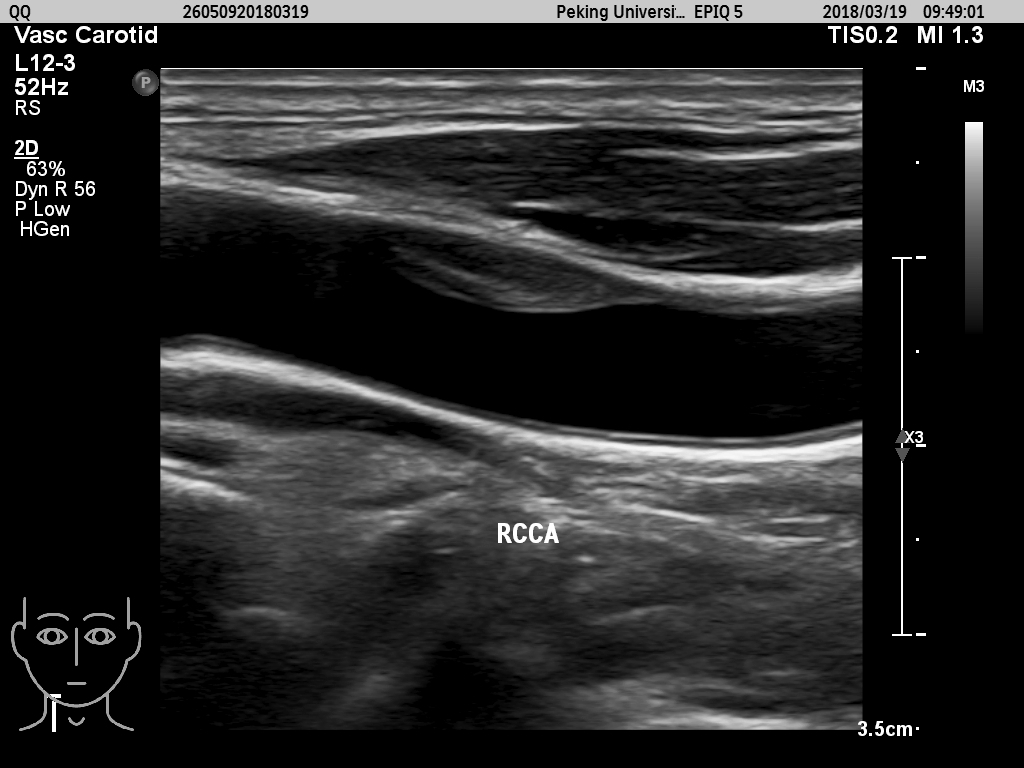
%> input picture 23.bmp, 1024 x 768 px
$ octave near_wall.m   (GNU Octave 9; MATLAB toolbox functions it lacks are replaced by stand-ins)
%> lines starting %> are read from the running program, lines starting %| are printed output that depends on the picture; in (x1, y1, x2, y2) boxes, pixels count from 0 and x2, y2 are one past the last pixel; in counts of white or black regions, pixels touching at a corner belong together; the program's own positions count from 1
f1=imread('23.bmp');
%> f1: size 768x1024 uint8; min 0, max 235, mean 36.8
f1=f1(70:730,206:818);
%> f1: size 661x613 uint8
sum_row=sum(f1,2);
%> sum_row = 661 values, max 83939 at index 15, min 170 at index 254, mean 29768
[pks,loc]=findpeaks(sum_row);
%> pks = 63 values, max 83939 at index 1, min 622 at index 22, mean 31116.2; loc = 63 values from 15 to 659
[sp,ind1]=sort(pks,'descend');
%> sp = 63 values, max 83939 at index 1, min 622 at index 63, mean 31116.2; ind1 = 63 values, max 63 at index 22, min 1 at index 1, mean 32
loc1=loc(ind1(1));
%> loc1 = 15
loc2=loc(ind1(2));
%> loc2 = 383
w=fspecial('average',3);
fa=imfilter(f1,w,'replicate');
fa=fa(min(loc1,loc2)-10:max(loc1,loc2)+10,:);
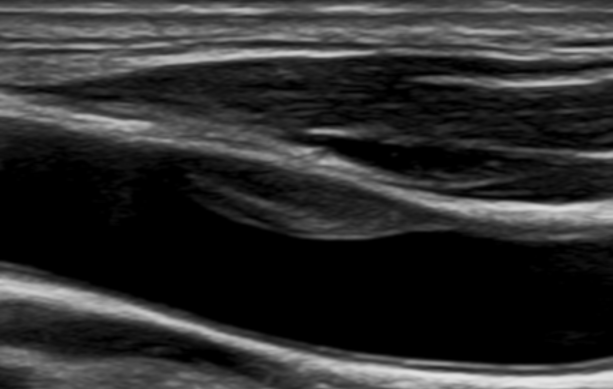
%> fa: size 389x613 uint8; min 0, max 228, mean 46
T=graythresh(fa);
%> T = 0.251
g=im2bw(fa,T);
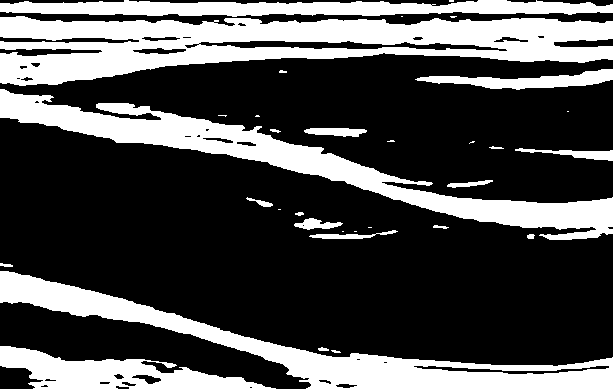
%> g: size 389x613 logical; 30.2% white; 33 white regions (13 under 20 px), largest, box (x1, y1, x2, y2) and area: (0, 16, 613, 86) 23693, (0, 89, 613, 240) 16471, (0, 271, 613, 389) 14837
g1=edge(g,'sobel','horizontal');
%> g1: size 389x613 logical; 6.7% white in thin lines or dots
g1(size(g1,1)/2:size(g1,1),:)=0;
%> g1: size 389x613 logical; 4.6% white in thin lines or dots, all inside (x1, y1, x2, y2) = (0, 0, 613, 194)
g2=imdilate(g1,ones(3,3));
%> g2: size 389x613 logical; 10.2% white; 35 white regions, largest, box (x1, y1, x2, y2) and area: (0, 10, 613, 28) 5030, (0, 87, 439, 195) 2986, (132, 35, 508, 56) 2928
[L,num]=bwlabel(g2);
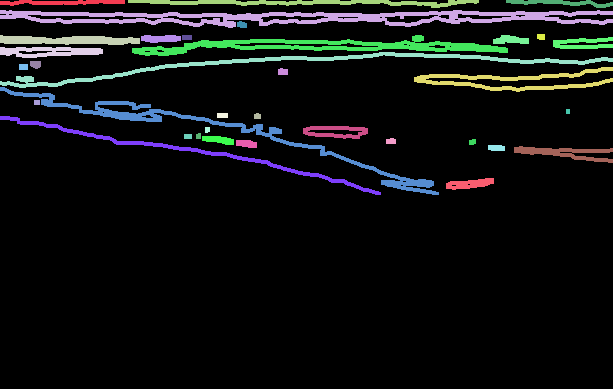
%> L: size 389x613 double; 36 distinct labels, from 0 to 35; one colour per label, 0 black
%> num = 35
len=zeros(num,1);
for i=1:num
    idx{i}=find(L==i);
    len(i)=length(idx{i});
end
%> this loop made 35 passes
%> after the loop, idx = 35 items; len = 35 values, max 5030 at index 2, min 20 at index 35, mean 697.9
[sl,id1]=sort(len,'descend');
%> sl = 35 values, max 5030 at index 1, min 20 at index 35, mean 697.9; id1 = 35 values, max 35 at index 35, min 1 at index 12, mean 18
len_av=mean(len);
%> len_av = 697.9
is_large=sl>=mean(len);
%> is_large = 35 logical values, 10 true
id1_large=id1.*is_large;
%> id1_large = 35 values, max 32 at index 10, min 0 at index 11, mean 3.09
g3=zeros(size(g2));
for i=1:length(id1_large)
    if id1_large(i)>0
        g3(idx{id1(i)})=1;
    end
end
g4=bwmorph(g3,'thin',inf);
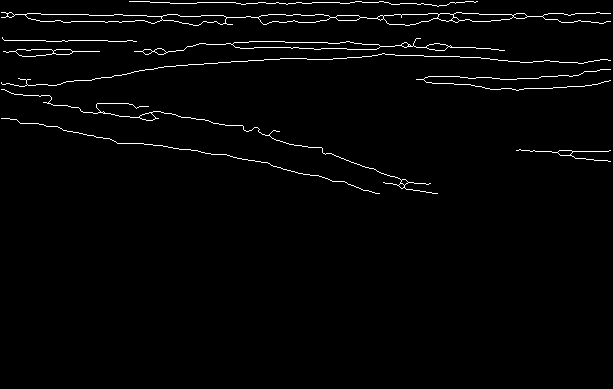
%> g4: size 389x613 logical; 1.9% white in thin lines or dots, all inside (x1, y1, x2, y2) = (1, 1, 611, 194)
g5=zeros(size(g4));
for i=1:size(g4,2)
    col_vec=g4(:,i);
    m=max(col_vec);
    if m==1
        id2=find(col_vec==1);
        g5(max(id2),i)=1;
    end
end
%> this loop made 613 passes
%> (m, id2) on passes 2 to 13: (true, [13; 18; 83; 84; 90; 119]), (true, [13; 18; 38; 39; 85; 90; 119]), (true, [13; 18; 40; 52; 85; 90; 119]), (true, [13; 18; 41; 52; 85; 90; 119]), (true, [13; 18; 41; 52; 85; 91; 119]), (true, [14; 17; 41; 53; 84; 91; 119]), (true, [14; 15; 16; 17; 41; 53; 84; 92; 119]), (true, [14; 17; 41; 53; 84; 92; 119]), (true, [13; 18; 41; 52; 84; 93; 119]), (true, [13; 18; 41; 52; 85; 93; 120]), (true, [13; 18; 41; 52; 85; 94; 120]), (true, [14; 17; 41; 52; 85; 94; 120])
%> m on pass 1: false
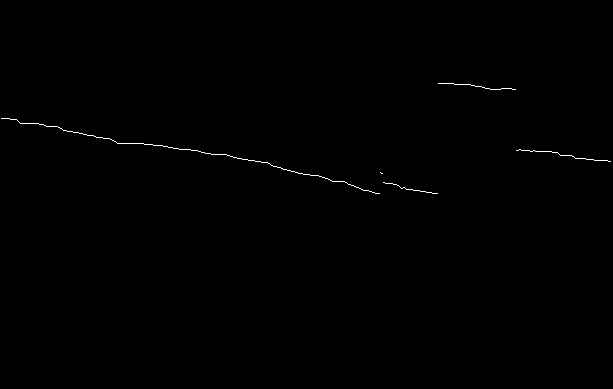
%> g5: size 389x613 double; values 0 (black) and 1 (white), 0.26% white in thin lines or dots, all inside (x1, y1, x2, y2) = (1, 83, 611, 194)
%> after the loop, id2 = [14; 22; 61; 70; 81; 151; 162]
g6=zeros(size(f1));
g6(min(loc1,loc2)-10:max(loc1,loc2)+10,:)=g5;
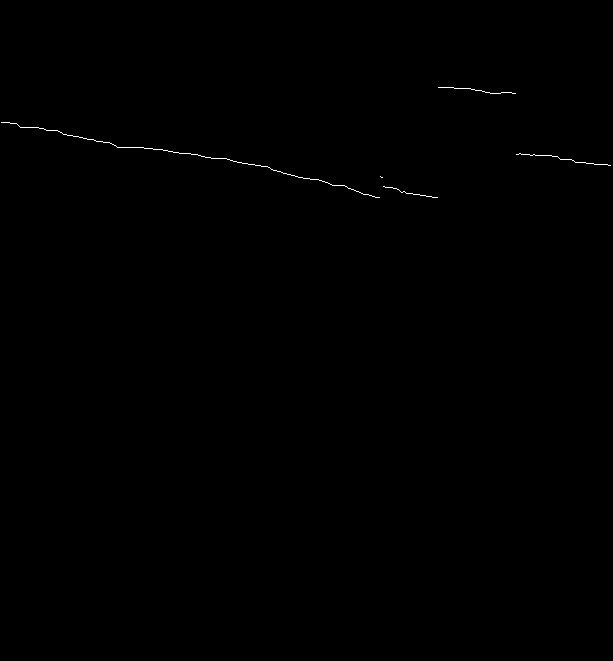
%> g6: size 661x613 double; values 0 (black) and 1 (white), 0.15% white in thin lines or dots, all inside (x1, y1, x2, y2) = (1, 87, 611, 198)
[r2,c2]=find(g6==1);
%> r2 = 610 values from 88 to 198; c2 = 610 values from 2 to 611
imshow(f1);
hold on
plot(c2,r2,'r');
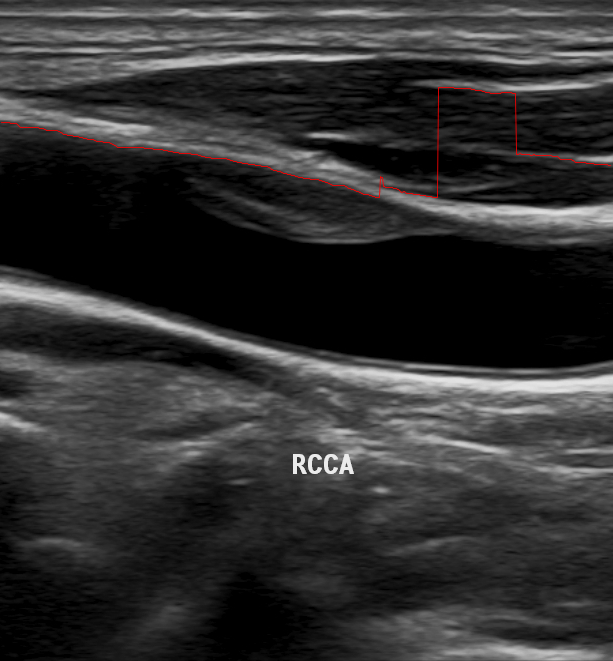
%> figure redrawn from the program's plot data

$ run again, with 10.bmp copied over 23.bmp
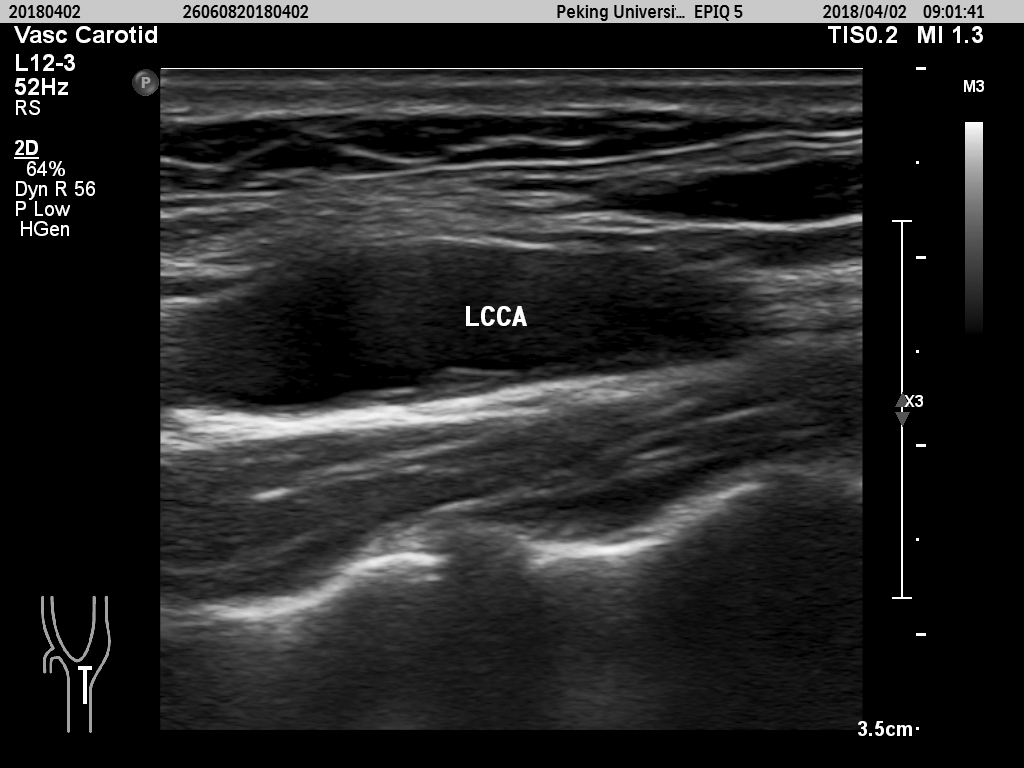
%> input picture 10.bmp, 1024 x 768 px
%> sum_row = 661 values, max 73829 at index 350, min 7751 at index 60, mean 28267.7
%> pks = 73 values, max 73829 at index 30, min 9461 at index 25, mean 27110.3; loc = 73 values from 15 to 660
%> sp = 73 values, max 73829 at index 1, min 9461 at index 73, mean 27110.3; ind1 = 73 values, max 73 at index 64, min 1 at index 4, mean 37
%> loc1 = 350
%> loc2 = 159
%> T = 0.306
%> g: size 212x613 logical; 17.8% white; 42 white regions (14 under 20 px), largest, box (x1, y1, x2, y2) and area: (0, 150, 511, 212) 12945, (205, 0, 613, 17) 4011, (192, 15, 377, 33) 1321
%> g2: size 212x613 logical; 7.6% white; 24 white regions (1 under 20 px), largest, box (x1, y1, x2, y2) and area: (151, 0, 613, 35) 4530, (380, 0, 613, 13) 1244, (529, 46, 613, 78) 1076
%> L: size 212x613 double; 25 distinct labels, from 0 to 24
%> num = 24
%> the loop `for i=1:num` made 24 passes
%> after the loop `for i=1:num`: idx = 24 items; len = 24 values, max 4530 at index 11, min 12 at index 16, mean 410.4
%> sl = 24 values, max 4530 at index 1, min 12 at index 24, mean 410.4; id1 = 24 values, max 24 at index 23, min 1 at index 4, mean 12.5
%> len_av = 410.4
%> is_large = 24 logical values, 5 true
%> id1_large = 24 values, max 23 at index 5, min 0 at index 6, mean 3.21
%> the loop `for i=1:length(id1_large)` made 24 passes
%> g4: size 212x613 logical; 1.4% white in thin lines or dots, all inside (x1, y1, x2, y2) = (1, 1, 611, 104)
%> the loop `for i=1:size(g4,2)` made 613 passes
%> (m, id2) on passes 2 to 9: (true, [28; 60]), (true, [28; 60]), (true, [28; 44; 45; 60]), (true, [27; 43; 46; 60]), (true, [27; 43; 46; 61]), (true, [26; 42; 47; 61]), (true, [26; 42; 48; 61]), (true, [25; 42; 48; 62])
%> after the loop `for i=1:size(g4,2)`:
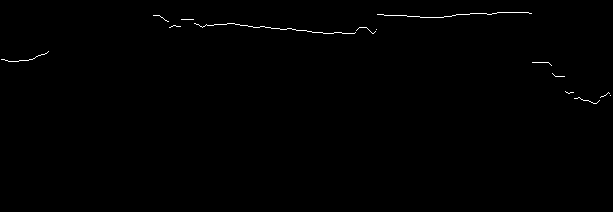
%> g5: size 212x613 double; values 0 (black) and 1 (white), 0.39% white in thin lines or dots, all inside (x1, y1, x2, y2) = (1, 12, 611, 104)
%> after the loop `for i=1:size(g4,2)`: id2 = [6; 13; 49; 70; 83; 95; 96]
%> g6: size 661x613 double; values 0 (black) and 1 (white), 0.12% white in thin lines or dots, all inside (x1, y1, x2, y2) = (1, 160, 611, 252)
%> r2 = 506 values from 161 to 252; c2 = 506 values from 2 to 611
%> `plot(c2,r2,'r');`:
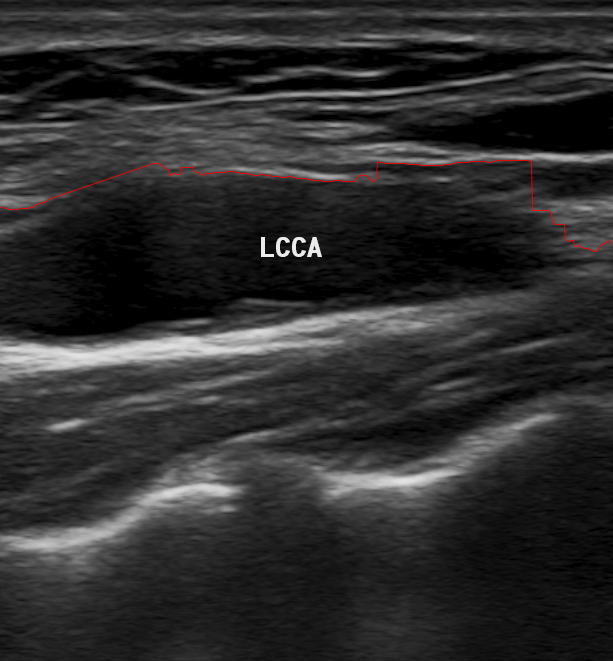
%> figure redrawn from the program's plot data

$ run again, with 11.bmp copied over 23.bmp
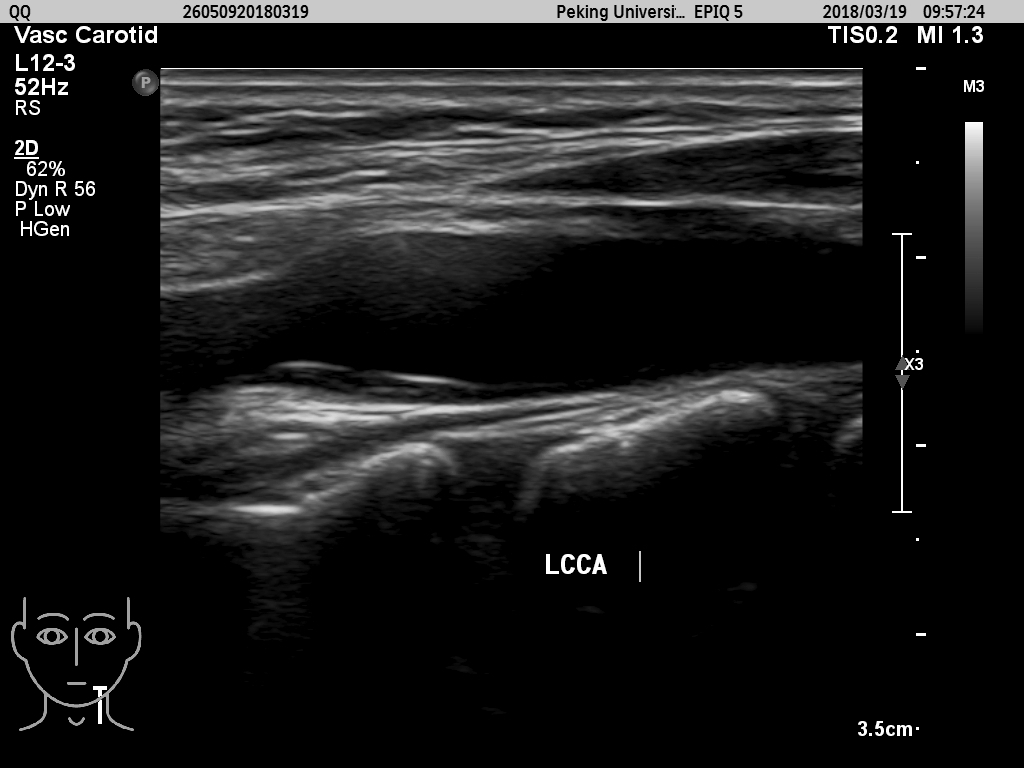
%> input picture 11.bmp, 1024 x 768 px
%> sum_row = 661 values, max 85711 at index 15, min 0 at index 574, mean 19363.9
%> pks = 79 values, max 85711 at index 2, min 1 at index 65, mean 15925.4; loc = 79 values from 10 to 651
%> sp = 79 values, max 85711 at index 1, min 1 at index 78, mean 15925.4; ind1 = 79 values, max 79 at index 74, min 1 at index 8, mean 40
%> loc1 = 15
%> loc2 = 338
%> T = 0.22
%> g: size 344x613 logical; 37% white; 22 white regions (7 under 20 px), largest, box (x1, y1, x2, y2) and area: (0, 41, 613, 200) 41757, (0, 0, 613, 64) 19148, (0, 296, 613, 344) 14574
%> g2: size 344x613 logical; 14.1% white; 45 white regions, largest, box (x1, y1, x2, y2) and area: (135, 12, 613, 27) 3898, (0, 39, 613, 91) 3531, (0, 29, 613, 65) 3020
%> L: size 344x613 double; 46 distinct labels, from 0 to 45
%> num = 45
%> the loop `for i=1:num` made 45 passes
%> after the loop `for i=1:num`: idx = 45 items; len = 45 values, max 3898 at index 21, min 20 at index 22, mean 659.8
%> sl = 45 values, max 3898 at index 1, min 20 at index 44, mean 659.8; id1 = 45 values, max 45 at index 26, min 1 at index 6, mean 23
%> len_av = 659.8
%> is_large = 45 logical values, 13 true
%> id1_large = 45 values, max 32 at index 4, min 0 at index 14, mean 3.84
%> the loop `for i=1:length(id1_large)` made 45 passes
%> g4: size 344x613 logical; 2.5% white in thin lines or dots, all inside (x1, y1, x2, y2) = (0, 1, 611, 171)
%> the loop `for i=1:size(g4,2)` made 613 passes
%> id2 on passes 1 to 8: 23, [4; 15; 22; 35; 64; 79; 112; 130], [4; 15; 21; 35; 64; 78; 112; 130], [4; 15; 21; 34; 64; 78; 112; 129], [4; 15; 21; 34; 64; 78; 112; 129], [3; 15; 20; 35; 63; 78; 112; 129], [3; 15; 20; 35; 63; 78; 112; 129], [3; 15; 20; 35; 63; 78; 112; 129]
%> after the loop `for i=1:size(g4,2)`:
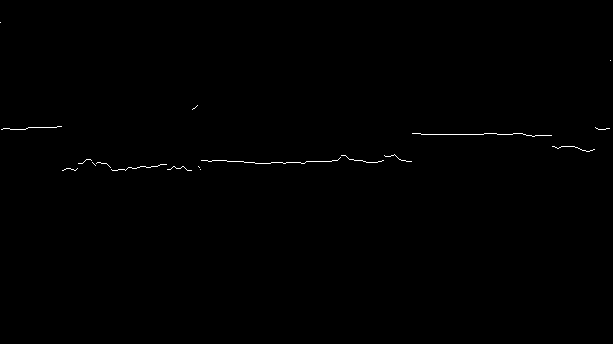
%> g5: size 344x613 double; values 0 (black) and 1 (white), 0.29% white in thin lines or dots, all inside (x1, y1, x2, y2) = (0, 22, 611, 171)
%> after the loop `for i=1:size(g4,2)`: id2 = [16; 23; 35; 44; 61]
%> g6: size 661x613 double; values 0 (black) and 1 (white), 0.15% white in thin lines or dots, all inside (x1, y1, x2, y2) = (0, 26, 611, 175)
%> r2 = 611 values from 27 to 175; c2 = 611 values from 1 to 611
%> `plot(c2,r2,'r');`:
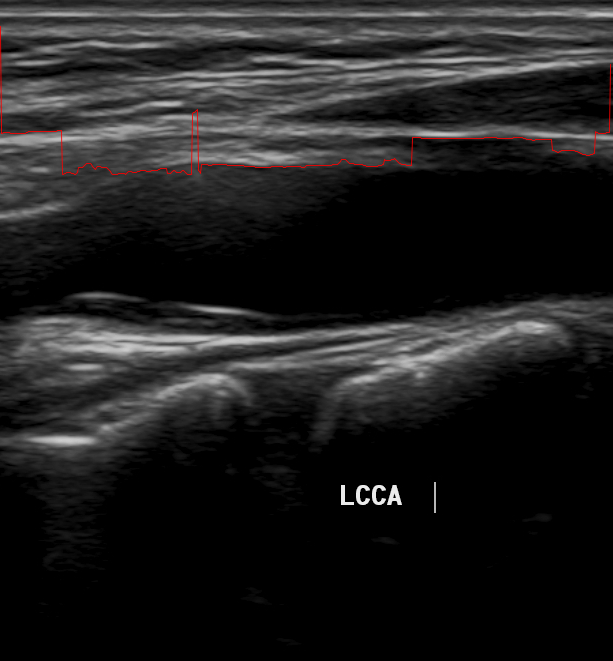
%> figure redrawn from the program's plot data

$ run again, with 12.bmp copied over 23.bmp
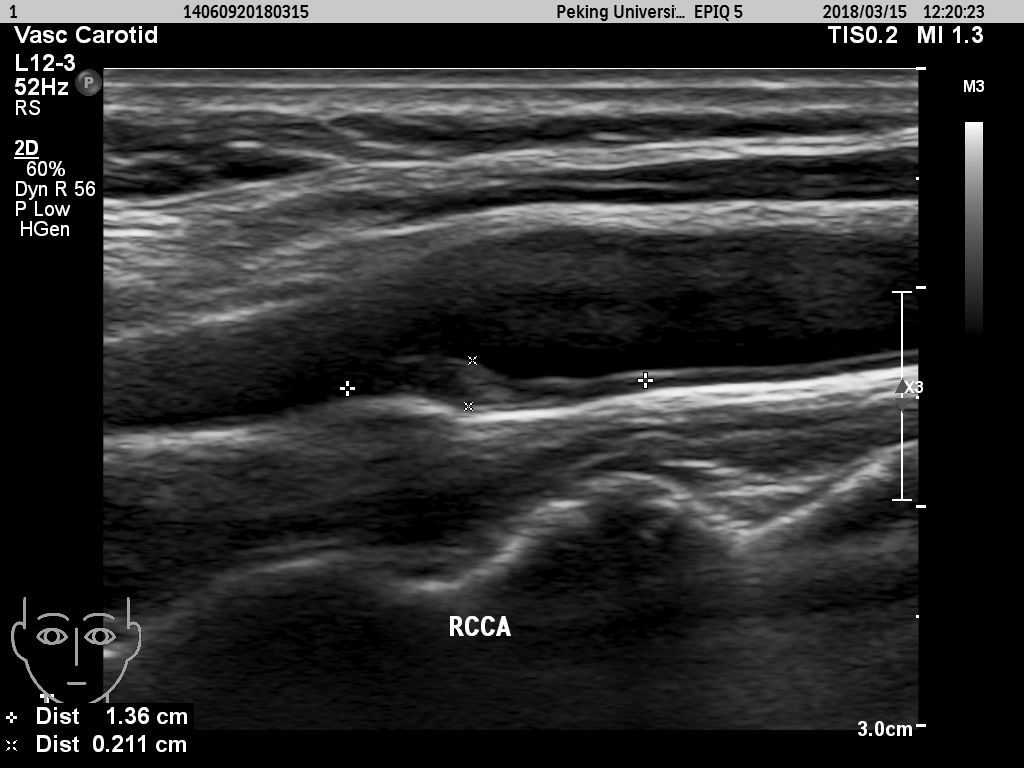
%> input picture 12.bmp, 1024 x 768 px
%> sum_row = 661 values, max 87642 at index 17, min 4121 at index 281, mean 29293.3
%> pks = 71 values, max 87642 at index 1, min 4543 at index 22, mean 27273.4; loc = 71 values from 17 to 660
%> sp = 71 values, max 87642 at index 1, min 4543 at index 71, mean 27273.4; ind1 = 71 values, max 71 at index 65, min 1 at index 1, mean 36
%> loc1 = 17
%> loc2 = 41
%> T = 0.38
%> g: size 45x613 logical; 41.3% white; 9 white regions (4 under 20 px), largest, box (x1, y1, x2, y2) and area: (0, 19, 315, 45) 4071, (0, 3, 613, 15) 3896, (315, 23, 613, 41) 3241, (52, 20, 96, 26) 128, (279, 42, 293, 45) 29
%> g2: size 45x613 logical; 19.1% white; 6 white regions, box (x1, y1, x2, y2) and area: (0, 1, 613, 17) 4887, (52, 18, 96, 23) 152, (107, 18, 130, 23) 95, (131, 18, 149, 23) 74, (13, 20, 27, 23) 42, (216, 19, 225, 23) 31
%> L: size 45x613 double; 7 distinct labels, from 0 to 6
%> num = 6
%> the loop `for i=1:num` made 6 passes
%> after the loop `for i=1:num`: idx = 6 items; len = [4887; 42; 152; 95; 74; 31]
%> sl = [4887; 152; 95; 74; 42; 31]; id1 = [1; 3; 4; 5; 2; 6]
%> len_av = 880.2
%> is_large = [true; false; false; false; false; false]
%> id1_large = [1; 0; 0; 0; 0; 0]
%> the loop `for i=1:length(id1_large)` made 6 passes
%> g4: size 45x613 logical; 4.2% white in thin lines or dots, all inside (x1, y1, x2, y2) = (3, 3, 612, 16)
%> the loop `for i=1:size(g4,2)` made 613 passes
%> (m, id2) on passes 4 to 11: (true, 10), (true, 10), (true, 10), (true, 10), (true, 10), (true, 10), (true, 10), (true, 11)
%> after the loop `for i=1:size(g4,2)`: id2 = [7; 8]
%> g6: size 661x613 double; values 0 (black) and 1 (white), 0.15% white in thin lines or dots, all inside (x1, y1, x2, y2) = (3, 13, 612, 22)
%> r2 = 609 values from 14 to 22; c2 = 609 values from 4 to 612
%> `plot(c2,r2,'r');`:
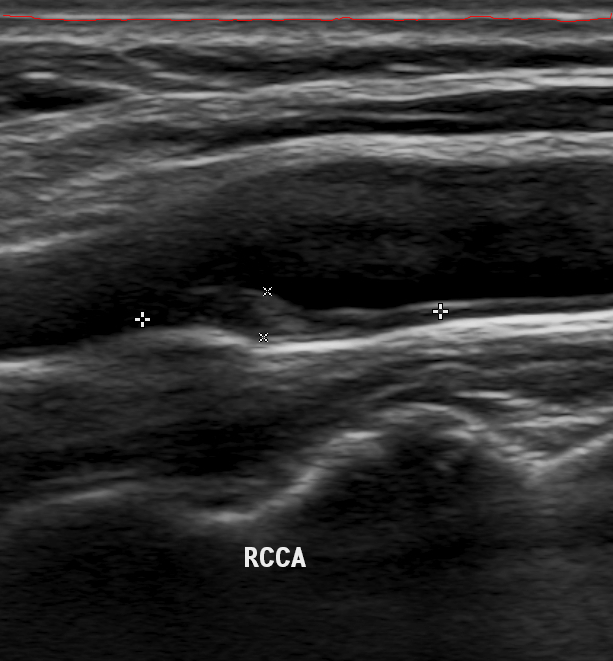
%> figure redrawn from the program's plot data
